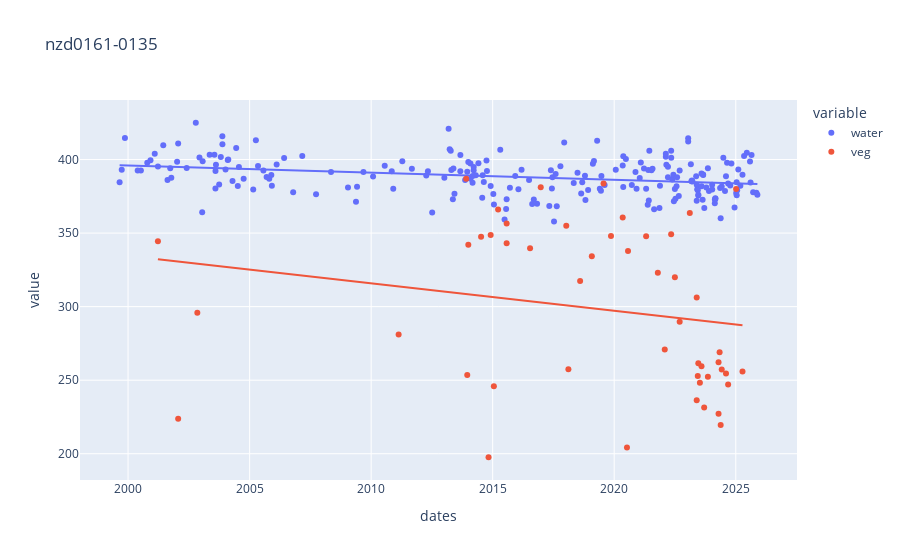

Notebook code for this chart:
### Code cell
df = pd.DataFrame({"water": water, "veg": veg})
px.scatter(df, trendline="ols", title=transect_id)

### Figure 1 — Plotly figure (JSON) as saved in the notebook; plotly's stock layout.template omitted (floating-point values rounded to 4 significant figures; data arrays with more than 128 entries replaced by an {"elided": "..."} marker saying what was removed)
{"data": [{"hovertemplate": "variable=water<br>dates=%{x}<br>value=%{y}<extra></extra>", "legendgroup": "water", "marker": {"color": "#636efa", "symbol": "circle"}, "mode": "markers", "name": "water", "orientation": "v", "showlegend": true, "type": "scatter", "x": {"elided": "418 str values"}, "xaxis": "x", "y": {"elided": "418 float values"}, "yaxis": "y"}, {"hovertemplate": "<b>OLS trendline</b><br>value = -1.53552e-08 * dates + 410.488<br>R<sup>2</sup>=0.097462<br><br>variable=water<br>dates=%{x}<br>value=%{y} <b>(trend)</b><extra></extra>", "legendgroup": "water", "marker": {"color": "#636efa", "symbol": "circle"}, "mode": "lines", "name": "water", "showlegend": false, "type": "scatter", "x": {"elided": "219 str values"}, "xaxis": "x", "y": {"elided": "219 float values"}, "yaxis": "y"}, {"hovertemplate": "variable=veg<br>dates=%{x}<br>value=%{y}<extra></extra>", "legendgroup": "veg", "marker": {"color": "#EF553B", "symbol": "circle"}, "mode": "markers", "name": "veg", "orientation": "v", "showlegend": true, "type": "scatter", "x": {"elided": "418 str values"}, "xaxis": "x", "y": {"elided": "418 float values"}, "yaxis": "y"}, {"hovertemplate": "<b>OLS trendline</b><br>value = -5.91063e-08 * dates + 390.418<br>R<sup>2</sup>=0.039899<br><br>variable=veg<br>dates=%{x}<br>value=%{y} <b>(trend)</b><extra></extra>", "legendgroup": "veg", "marker": {"color": "#EF553B", "symbol": "circle"}, "mode": "lines", "name": "veg", "showlegend": false, "type": "scatter", "x": ["2001-03-24T22:01:59.000000000", "2002-01-22T22:01:04.000000000", "2002-11-06T21:59:41.000000000", "2011-02-17T21:56:00.000000000", "2013-11-28T22:13:49.000000000", "2013-12-14T22:13:45.000000000", "2013-12-30T22:13:37.000000000", "2014-07-10T22:11:40.000000000", "2014-10-30T22:11:58.000000000", "2014-12-01T22:12:24.000000000", "2015-01-18T22:12:12.000000000", "2015-03-23T22:11:45.000000000", "2015-07-29T22:11:25.000000000", "2015-07-29T22:11:49.000000000", "2016-07-15T22:12:10.000000000", "2016-12-22T22:12:03.000000000", "2018-01-10T22:11:54.000000000", "2018-02-11T22:11:38.000000000", "2018-08-06T22:11:34.000000000", "2019-01-29T22:11:59.000000000", "2019-07-24T22:11:48.000000000", "2019-11-13T22:12:34.000000000", "2020-05-07T22:11:36.000000000", "2020-07-10T22:12:03.000000000", "2020-07-26T22:12:08.000000000", "2021-04-24T22:11:49.000000000", "2021-10-17T22:12:14.000000000", "2022-01-29T22:12:05.000000000", "2022-05-05T22:11:55.000000000", "2022-06-30T22:12:27.000000000", "2022-09-10T22:12:03.000000000", "2023-02-09T22:12:09.000000000", "2023-05-24T22:11:17.000000000", "2023-05-24T22:11:41.000000000", "2023-06-09T22:11:36.000000000", "2023-06-17T22:11:41.000000000", "2023-07-11T22:11:48.000000000", "2023-08-04T22:12:04.000000000", "2023-09-13T22:11:53.000000000", "2023-11-08T22:12:20.000000000", "2024-04-16T22:11:19.000000000", "2024-04-16T22:11:43.000000000", "2024-05-02T22:11:32.000000000", "2024-05-18T22:10:55.000000000", "2024-06-03T22:11:17.000000000", "2024-08-06T22:11:45.000000000", "2024-09-07T22:12:07.000000000", "2025-01-05T22:11:55.000000000", "2025-04-11T22:12:05.000000000"], "xaxis": "x", "y": [332.2, 330.6, 329.1, 313.7, 308.5, 308.4, 308.4, 307.4, 306.8, 306.6, 306.4, 306.1, 305.4, 305.4, 303.6, 302.8, 300.8, 300.7, 299.8, 298.9, 298.0, 297.4, 296.5, 296.2, 296.1, 294.7, 293.8, 293.3, 292.8, 292.5, 292.1, 291.4, 290.8, 290.8, 290.7, 290.7, 290.6, 290.5, 290.3, 290.0, 289.2, 289.2, 289.1, 289.0, 288.9, 288.6, 288.4, 287.8, 287.3], "yaxis": "y"}], "layout": {"legend": {"title": {"text": "variable"}, "tracegroupgap": 0}, "title": {"text": "nzd0161-0135"}, "xaxis": {"anchor": "y", "domain": [0.0, 1.0], "title": {"text": "dates"}}, "yaxis": {"anchor": "x", "domain": [0.0, 1.0], "title": {"text": "value"}}}}
